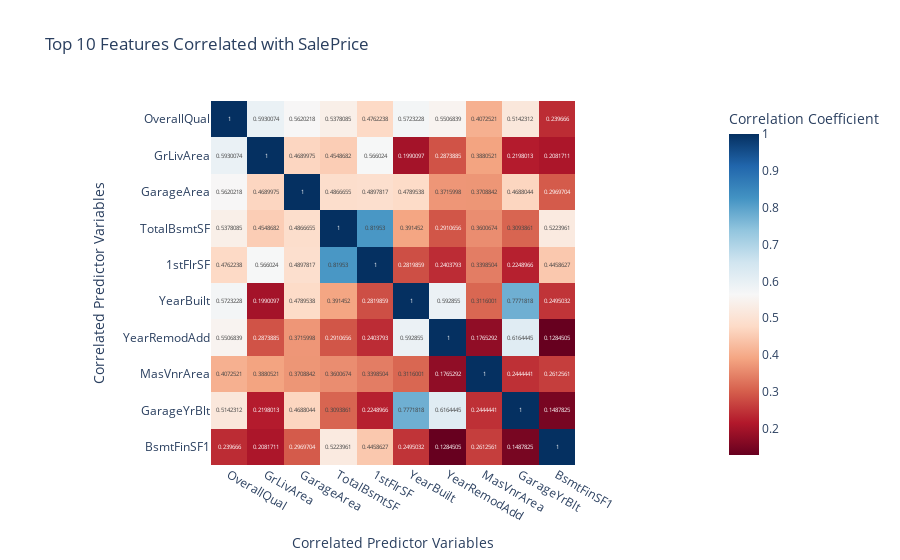

Notebook cell for this chart:
### Code cell
# Import plotly for visualisation
import plotly.express as px

# Get top 10 features most correlated with SalePrice (excluding SalePice itself)
top_corr_features = saleprice_corr[1:11].index

# Compute correlation matrix for these features 
top_corr_matrix = df[top_corr_features].corr()

# Plot an interactive heatmap using Plotly
fig = px.imshow(
    top_corr_matrix,
    text_auto=True,
    color_continuous_scale='RdBu',
    title="Top 10 Features Correlated with SalePrice",
    labels=dict(color='Correlation Coefficient'),
    x=top_corr_features,
    y=top_corr_features
)

#Update axis titles manually for context
fig.update_layout(
    xaxis_title="Correlated Predictor Variables",
    yaxis_title="Correlated Predictor Variables"
)

fig.show()

### Figure 1 — Plotly figure (JSON) as saved in the notebook; plotly's stock layout.template omitted (floating-point values rounded to 4 significant figures)
{"data": [{"coloraxis": "coloraxis", "hovertemplate": "x: %{x}<br>y: %{y}<br>Correlation Coefficient: %{z}<extra></extra>", "name": "0", "texttemplate": "%{z}", "type": "heatmap", "x": ["OverallQual", "GrLivArea", "GarageArea", "TotalBsmtSF", "1stFlrSF", "YearBuilt", "YearRemodAdd", "MasVnrArea", "GarageYrBlt", "BsmtFinSF1"], "xaxis": "x", "y": ["OverallQual", "GrLivArea", "GarageArea", "TotalBsmtSF", "1stFlrSF", "YearBuilt", "YearRemodAdd", "MasVnrArea", "GarageYrBlt", "BsmtFinSF1"], "yaxis": "y", "z": [[1.0, 0.593, 0.562, 0.5378, 0.4762, 0.5723, 0.5507, 0.4073, 0.5142, 0.2397], [0.593, 1.0, 0.469, 0.4549, 0.566, 0.199, 0.2874, 0.3881, 0.2198, 0.2082], [0.562, 0.469, 1.0, 0.4867, 0.4898, 0.479, 0.3716, 0.3709, 0.4688, 0.297], [0.5378, 0.4549, 0.4867, 1.0, 0.8195, 0.3915, 0.2911, 0.3601, 0.3094, 0.5224], [0.4762, 0.566, 0.4898, 0.8195, 1.0, 0.282, 0.2404, 0.3399, 0.2249, 0.4459], [0.5723, 0.199, 0.479, 0.3915, 0.282, 1.0, 0.5929, 0.3116, 0.7772, 0.2495], [0.5507, 0.2874, 0.3716, 0.2911, 0.2404, 0.5929, 1.0, 0.1765, 0.6164, 0.1285], [0.4073, 0.3881, 0.3709, 0.3601, 0.3399, 0.3116, 0.1765, 1.0, 0.2444, 0.2613], [0.5142, 0.2198, 0.4688, 0.3094, 0.2249, 0.7772, 0.6164, 0.2444, 1.0, 0.1488], [0.2397, 0.2082, 0.297, 0.5224, 0.4459, 0.2495, 0.1285, 0.2613, 0.1488, 1.0]]}], "layout": {"coloraxis": {"colorbar": {"title": {"text": "Correlation Coefficient"}}, "colorscale": [[0, "rgb(103,0,31)"], [0.1, "rgb(178,24,43)"], [0.2, "rgb(214,96,77)"], [0.3, "rgb(244,165,130)"], [0.4, "rgb(253,219,199)"], [0.5, "rgb(247,247,247)"], [0.6, "rgb(209,229,240)"], [0.7, "rgb(146,197,222)"], [0.8, "rgb(67,147,195)"], [0.9, "rgb(33,102,172)"], [1, "rgb(5,48,97)"]]}, "title": {"text": "Top 10 Features Correlated with SalePrice"}, "xaxis": {"anchor": "y", "constrain": "domain", "domain": [0, 1], "scaleanchor": "y", "title": {"text": "Correlated Predictor Variables"}}, "yaxis": {"anchor": "x", "autorange": "reversed", "constrain": "domain", "domain": [0, 1], "title": {"text": "Correlated Predictor Variables"}}}}
